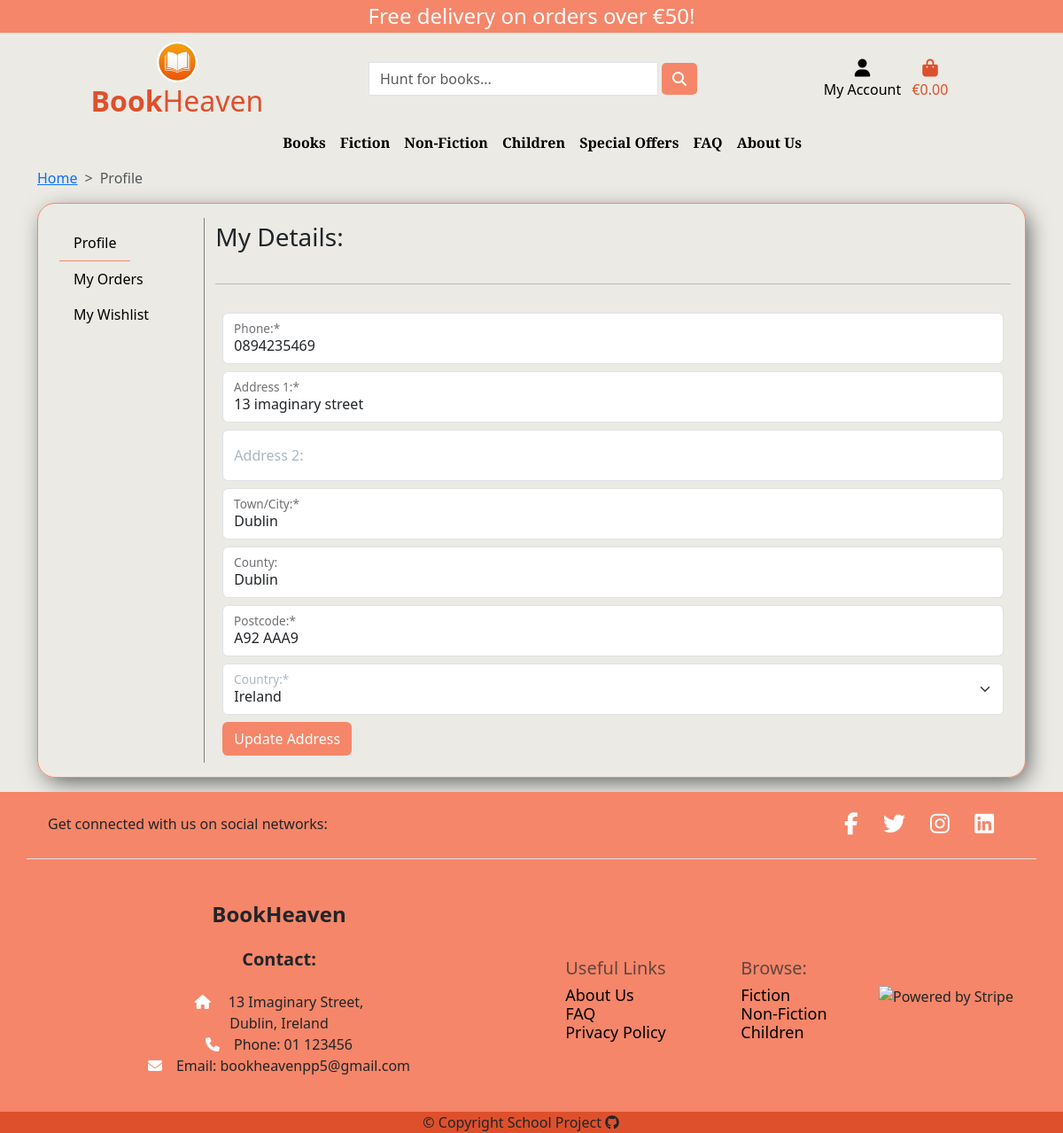
Page /profiles/my_profile/bae50a5c-ec55-48c7-a822-9ebbbe4f918a/ (signed in) on the committed database.
### profiles/models.py (models this page shows, shortened)
class UserProfile(models.Model):
    id = models.UUIDField(default=uuid.uuid4, unique=True,
                          editable=False, primary_key=True)
    user = models.OneToOneField(User, on_delete=models.CASCADE)
    default_phone_number = models.CharField(
        max_length=20, null=True, blank=True)
    default_street_address1 = models.CharField(
        max_length=80, null=True, blank=True)
    default_street_address2 = models.CharField(
        max_length=80, null=True, blank=True)
    default_town_or_city = models.CharField(
        max_length=40, null=True, blank=True)
    default_county = models.CharField(max_length=80, null=True, blank=True)
    default_postcode = models.CharField(max_length=20, null=True, blank=True)
    default_country = CountryField(max_length=40, null=True, blank=True)

### profiles/views.py (the view)
# urls.py: path('my_profile/<str:pk>/', views.profile_page, name='profile'),
@login_required
def profile_page(request, pk):
    profile = get_object_or_404(UserProfile, id=pk)
    if request.method == 'POST':
        form = UserProfileForm(request.POST, instance=profile)
        if form.is_valid():
            form.save()
            messages.success(request, 'Profile updated successfully')
    form = UserProfileForm(instance=profile)
    context = {
        'profile': profile,
        'form': form,
    }
    return render(request, 'profiles/profile.html', context)

### profiles/forms.py
class UserProfileForm(forms.ModelForm):
    class Meta:
        model = UserProfile
        exclude = ('user',)

### profiles/templates/profiles/profile.html (shortened to what this page needs)
{% extends 'base.html' %}
{% load widget_tweaks %}
{% block content %}
<section class="profile mb-3">
    <div class="container">
        <nav style="--bs-breadcrumb-divider: '>';" aria-label="breadcrumb">
            <ol class="breadcrumb">
                <li class="breadcrumb-item"><a href="{% url 'home' %}">Home</a></li>
                <li class="breadcrumb-item active" aria-current="page">Profile</li>
            </ol>
        </nav>
    </div>
    <div class="container">
        <div class="row">
            <div class="col-12">
                <div class="custom-border p-3">
                    <div class="row">
                        {% include 'profiles/partials/sidebar.html' %}
                        <div class="col-12 col-lg-10 mt-4 mt-lg-0 d-flex flex-column justify-content-center">
                            <p class="text-start fs-3 fw-4">My Details:</p>
                            <hr>
                            <form class="checkout-form mt-2" id="checkout-form" method="POST" action="">
                                <div class="form-floating mb-2">
                                    {% render_field form.default_phone_number|add_required_class:"is-required"|attr:"pattern:^(?:\+?\d{1,4}|\d{1,4}00)(\d{9})$"|attr:"title:'Please enter a valid phone number'" class="form-control" placeholder=form.default_phone_number.label %}
                                    <label for="{{ form.default_phone_number.id_for_label }}" class="form-label">Phone:*</label>
                                </div>
                                <div class="form-floating mb-2">
                                    {% render_field form.default_street_address1|add_required_class:"is-required" class="form-control" placeholder=form.default_street_address1.label %}
                                    <label for="{{ form.default_street_address1.id_for_label }}" class="form-label">Address 1:*</label>
                                </div>
                                <div class="form-floating mb-2">
                                    {% render_field form.default_street_address2 class="form-control" placeholder=form.default_street_address2.label %}
                                    <label for="{{ form.default_street_address2.id_for_label }}" class="form-label">Address 2:</label>
                                </div>
                                <div class="form-floating mb-2">
                                    {% render_field form.default_town_or_city|add_required_class:"is-required" class="form-control" placeholder=form.default_town_or_city.label %}
                                    <label for="{{ form.default_town_or_city.id_for_label }}" class="form-label">Town/City:*</label>
                                </div>
                                <div class="form-floating mb-2">
                                    {% render_field form.default_county class="form-control" placeholder=form.default_county.label %}
                                    <label for="{{ form.default_county.id_for_label }}" class="form-label">County:</label>
                                </div>
                                <div class="form-floating mb-2">
                                    {% render_field form.default_postcode class="form-control" placeholder=form.default_postcode.label %}
                                    <label for="{{ form.default_postcode.id_for_label }}" class="form-label">Postcode:*</label>
                                </div>
                                <div class="form-floating mb-2">
                                    {% render_field form.default_country|add_required_class:"is-required" class="form-select" %}
                                    <label for="{{ form.default_country.id_for_label }}" class="form-label">Country:*</label>
                                </div>
                                <button class="btn btn-orange">Update Address</button>
                            </form>
                        </div>
                    </div>
                </div>
            </div>
        </div>
    </div>
</section>
{% endblock content %}

### static/css/style.css (style rules this page uses)
:root { --orange: #f58669; --dark-orange: #de502c; --offwhite: #ebe8e0; --offwhite2: #efefed; --dark-gray: #574c49; --white: #ffff; --brown: #63453d; }
body { min-height: 100vh; display: flex; flex-direction: column; background-color: #ebeae5; }
.btn-orange { background-color: var(--orange); color: var(--white); }
.custom-border { border: var(--orange) 1px solid; border-radius: 20px; box-shadow: 5px 7px 26px -4px rgba(0, 0, 0, 0.66); -webkit-box-shadow: 5px 7px 26px -4px rgba(0, 0, 0, 0.66); -moz-box-shadow: 5px 7px 26px -4px rgba(0, 0, 0, 0.66); }
.checkout-form { padding: 8px; }
.checkout-form .form-floating > label { color: #aab7c4; }

### rows in the picture
UserProfile: default_phone_number "0894235469", default_street_address1 "13 imaginary street", default_town_or_city "Dublin", default_county "Dublin", default_postcode "A92 AAA9", default_country "Ireland"

### other values in the picture
{{ free_delivery_threshold }} "50"
